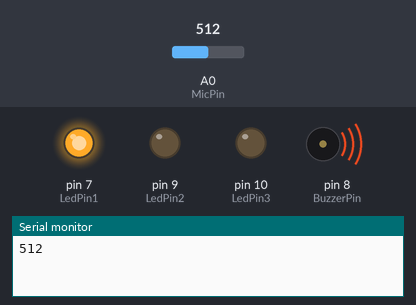
Bench run of a sketch on a simulated Arduino Uno, built with avr-gcc and run on an emulated ATmega328P. Parts: output pins drawn as LEDs (lit = HIGH), buzzer (waves = sounding), the last lines printed to the serial monitor. Inputs (shaded band) come from the test bench; at power-on: A0 (MicPin) = 512.

Above: at 0.1 s.
At 3.8 s:
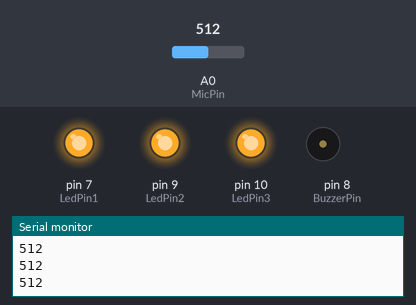
3.9 s: A0 (MicPin) set to 33
6.1 s: A0 (MicPin) set to 27
At 7.4 s:
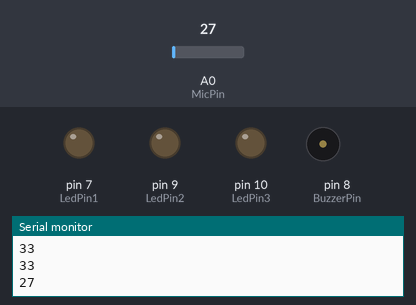
Timing chart, 0 to 9.1 s (numbered marks = the images above; inputs shaded):
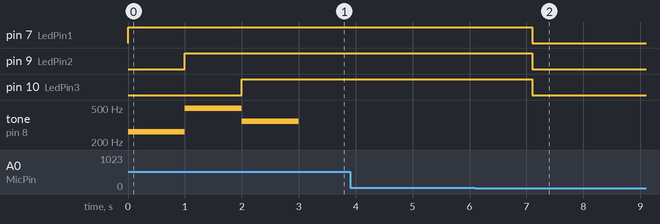

Measured:
- the behaviour switches between 30 and 29 on A0 (MicPin) (found by bisection; images 1 and 2)
- after the input at 6.1 s, pin 7 (LedPin1), pin 9 (LedPin2), pin 10 (LedPin3): HIGH → LOW after 1.0 s

The sketch:

LAMPARA.ino
```cpp
int Do_note=262;
int Re_note = 294;
int Mi_note = 330;
int Fa_note = 349;
int Sol_note = 392;
int La_note = 440;
int Si_note = 494;
int DoH_note = 523;

int duration = 1000;

// Sensores
int MicPin = A0;
int MicValue;
// Actuadores
int LedPin1 = 7;
int LedPin2 = 9;
int LedPin3 = 10;
int BuzzerPin = 8;
void setup() {
  // put your setup code here, to run once:
  Serial.begin(9600);
  pinMode(LedPin1,OUTPUT);
  pinMode(LedPin2,OUTPUT);
  pinMode(LedPin3,OUTPUT);
  pinMode(BuzzerPin,OUTPUT);
}
bool BabyCry = false;
void loop() {
  // put your main code here, to run repeatedly:
  MicValue = analogRead(MicPin); // Asignar en una variable los datos del microfono
  Serial.println(MicValue);
  /*
    Si el bebe llorar encender cada led con cada tonalidad
    Si deja de llorar esperar un segundo y apagar los leds y el buzzer
  */

  // Bebe para de llorar
   if (BabyCry == true && MicValue < 30){
      delay(1000);
      digitalWrite(LedPin1,LOW);
      digitalWrite(LedPin2,LOW);
      digitalWrite(LedPin3,LOW);
      digitalWrite(BuzzerPin,LOW);
      BabyCry = false;
      delay(1000);
   }
  // Bebe Llorando
  if (BabyCry == false && MicValue >=30){
      digitalWrite(LedPin1,HIGH);
      tone(BuzzerPin,Do_note,duration);
      delay(1000);
      digitalWrite(LedPin2,HIGH);
      tone(BuzzerPin,Si_note,duration);
      delay(1000);
      digitalWrite(LedPin3,HIGH);
      tone(BuzzerPin,Fa_note,duration);
      delay(1000);
      BabyCry = true;
  }
}
```
